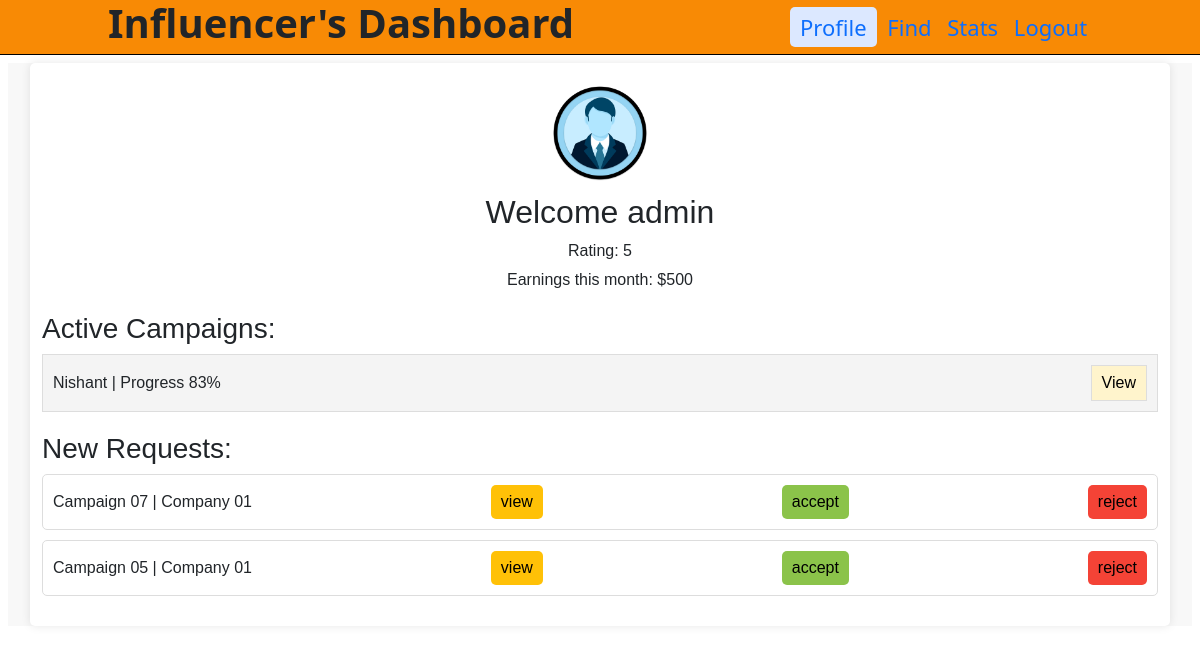
The page /influencerdashboard (signed in) on the database as committed earlier.
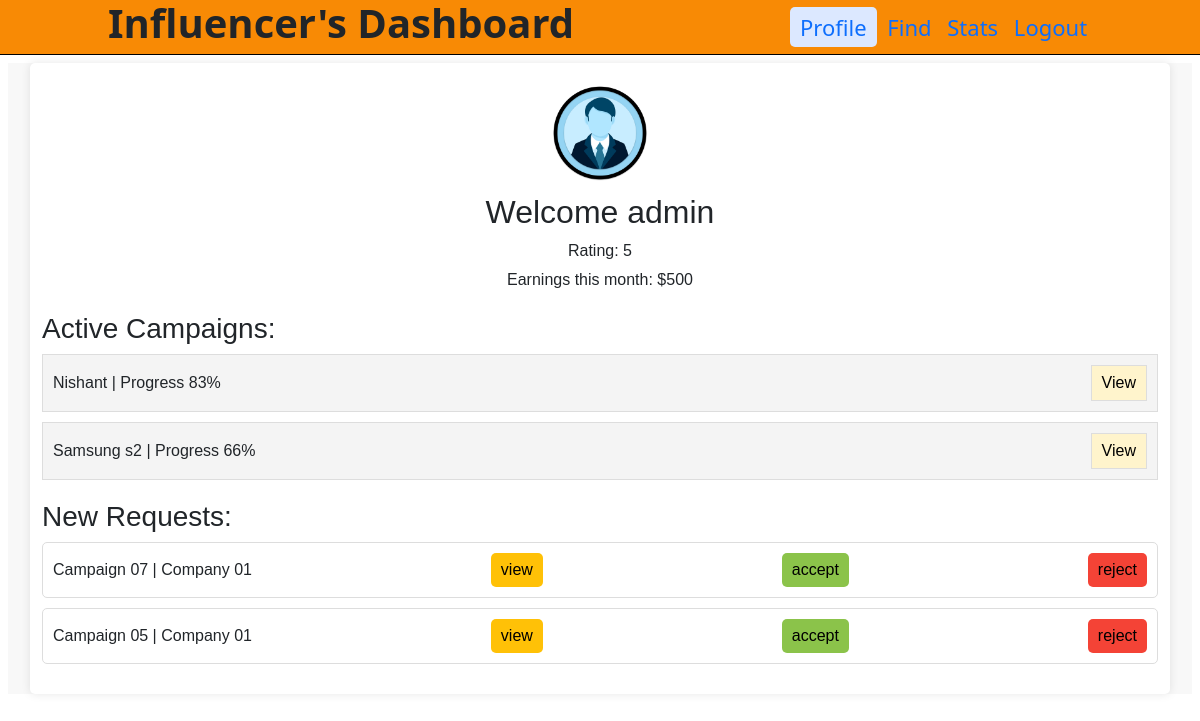
The same page on the database as committed later.
### backend/models.py (models this page shows)
class Campaign_Info(db.Model):
    __tablename__="campaign_info"
    id=db.Column(db.Integer,primary_key=True)
    name=db.Column(db.String,nullable=False)
    description=db.Column(db.String,nullable=False)
    start_date=db.Column(db.String,nullable=False)
    end_date=db.Column(db.String,nullable=False)
    budget=db.Column(db.String,nullable=False)
    visibility=db.Column(db.String,nullable=False,default="private")
    goals=db.Column(db.String,nullable=False)
    sponsor_id=db.Column(db.Integer,db.ForeignKey("sponsor_info.id"),nullable=False)
    adrequest_info=db.relationship("Adrequest_Info",backref="campaign_info")
    flagged=db.Column(db.String,nullable=False,default="NO")

### backend/controllers.py (the view)
@app.route("/influencerdashboard", methods=["GET", "POST"])
def influencerdashboard():
    if 'influencer' not in session:
        return redirect(url_for('userlogin'))
    uname = session.get('influencer')
    campaigns = fetch_campaigns()
    return render_template("influencerdashboard.html",campaigns=campaigns,user=uname)

### backend/controllers.py (called while the page is built)
def calculate_progress(start_date, end_date):
    start = datetime.strptime(start_date, "%d-%m-%y")
    end = datetime.strptime(end_date, "%d-%m-%y")
    now = datetime.now()
    if now < start:
        return 0
    elif now > end:
        return 100
    else:
        total_duration = (end - start).days
        elapsed_duration = (now - start).days
        progress = (elapsed_duration / total_duration) * 100
        return int(progress)

def fetch_campaigns():
    campaigns=Campaign_Info.query.filter_by(flagged="NO").all()
    campaign_list={}
    for campaign in campaigns:
        progress = calculate_progress(campaign.start_date, campaign.end_date)
        if campaign.id not in campaign_list.keys():
            campaign_list[campaign.id] = [campaign.name, f"Progress {progress}%",campaign.description]
    return campaign_list

### templates/influencerdashboard.html (shortened to what this page needs)
<!DOCTYPE html>
<html lang="en">
<head>
    <link rel="stylesheet" href="/static/style.css" >
    <link href="https://cdn.jsdelivr.net/npm/bootstrap@5.0.2/dist/css/bootstrap.min.css" rel="stylesheet">
</head>
<body>
    <header>
          <nav class="navigation">
            <h1 id="admindash"><b>Influencer's Dashboard</b></h1>
            <div id="admin_button">
              <a href="/influencerdashboard" id="active" class="bt">Profile</a>
             <a href="/influencersearch" class="bt">Find</a>
             <a href="#" class="bt">Stats</a>
             <a href="/userlogin" class="bt">Logout</a>
            </div>
          </nav>
    </header>
    <div class="bd">
      <div class="container">
          <div class="div"><img class="profile-pic" src="/static\img\icon-5359553_640.webp"></div>
          <div class="user-info">
              <h2>Welcome {{user}}</h2>
              <p>Rating: 5</p>
              <p>Earnings this month: $500</p>
          </div>
          <div class="campaigns">
              <h3>Active Campaigns:</h3>
            {%if campaigns %}
                {%for key,values in campaigns.items()%}
                <div class="item-unique">
                 <div>{{values[0]}} | {{values[1]}}</div>
                 <button type="button" class="view-unique" data-bs-toggle="modal" data-bs-target="#staticBackdrop">View</button>
                </div>
                {%endfor%}
            {%else%}
                <h6>No Ongoing Campaigns</h6>
            {% endif %}
          </div>
          <div class="requests">
              <h3>New Requests:</h3>
              <div class="request">
                  <div>Campaign 07 | Company 01</div>
                  <button class="button button-view">view</button>
                  <button class="button button-accept">accept</button>
                  <button class="button button-reject">reject</button>
              </div>
              <div class="request">
                  <div>Campaign 05 | Company 01</div>
                  <button class="button button-view">view</button>
                  <button class="button button-accept">accept</button>
                  <button class="button button-reject">reject</button>
              </div>
          </div>
      </div>
    </div>
</body>
</html>

### static/style.css (style rules this page uses)
* { margin: 0; padding: 0; }
.bt { text-decoration: none; padding: 5px; }
#active { background-color: #dce8ff; padding: 5px 10px; border-radius: 5px; }
.navigation { display: flex; background-color: rgb(248, 138, 5); height: 55px;; justify-content: space-around; align-items: center; border-bottom: 1px solid black; }
#admin_button { font-size: 22px; }
.item-unique { display: flex; justify-content: space-between; align-items: center; background-color: #f4f4f4; padding: 10px; border: 1px solid #ddd; margin-bottom: 10px; }
.item-unique div { display: flex; align-items: center; }
.item-unique button { padding: 5px 10px; margin-left: 10px; cursor: pointer; }
.item-unique button.view-unique { background-color: #fff4cc; border: 1px solid #ddd; }
.container { padding: 20px; }
.bd { font-family: Arial, sans-serif; background-color: #f8f8f8; display: flex; justify-content: center; align-items: center; margin: 8px; }
.container { display: inline-flexbox; background-color: #fff; border-radius: 5px; padding: 20px; box-shadow: 0 0 10px rgba(0, 0, 0, 0.1); }
.profile-pic { width: 100px; height: 100px; border-radius: 50%; margin: 0 auto; }
.div { display: flex; }
.user-info { text-align: center; margin-top: 10px; }
.user-info p { margin: 5px 0; }
.campaigns, .requests { margin-top: 20px; }
.campaign, .request { display: flex; justify-content: space-between; align-items: center; margin-bottom: 10px; padding: 10px; border-radius: 5px; border: 1px solid #ddd; }
.button { background-color: #ffc107; border: none; padding: 5px 10px; border-radius: 5px; cursor: pointer; }
.button-accept { background-color: #8bc34a; }
.button-reject { background-color: #f44336; }

Rows that differ between the two databases and show on the page:
added Campaign_Info: name "Samsung s2"
Other text that changed with them:
new list line: "| Progress 66% View"
